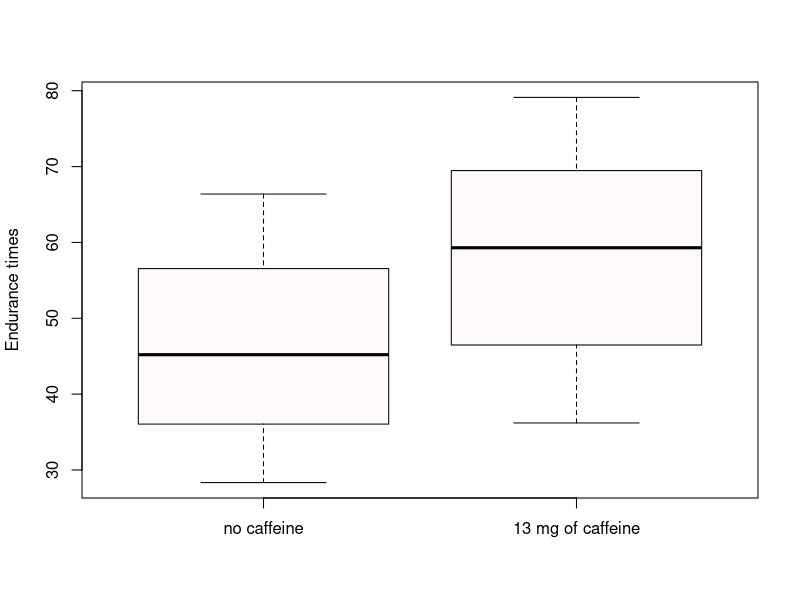
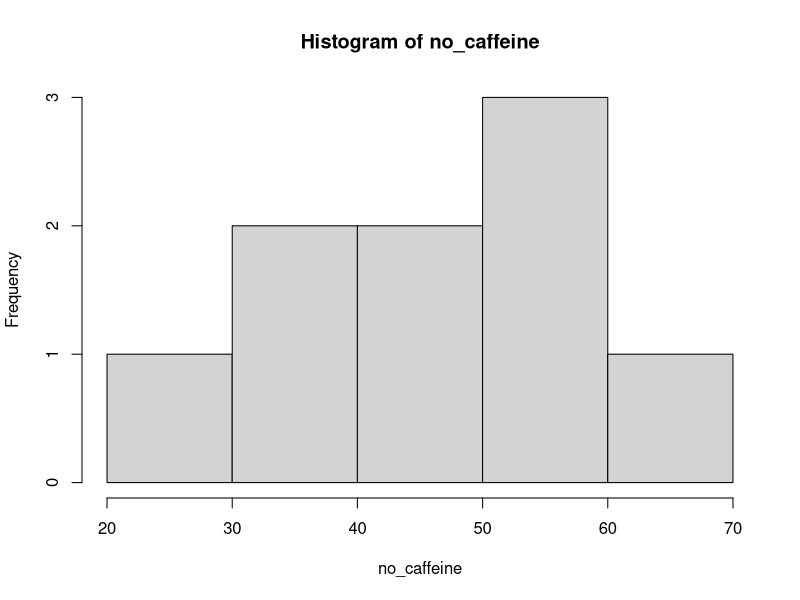
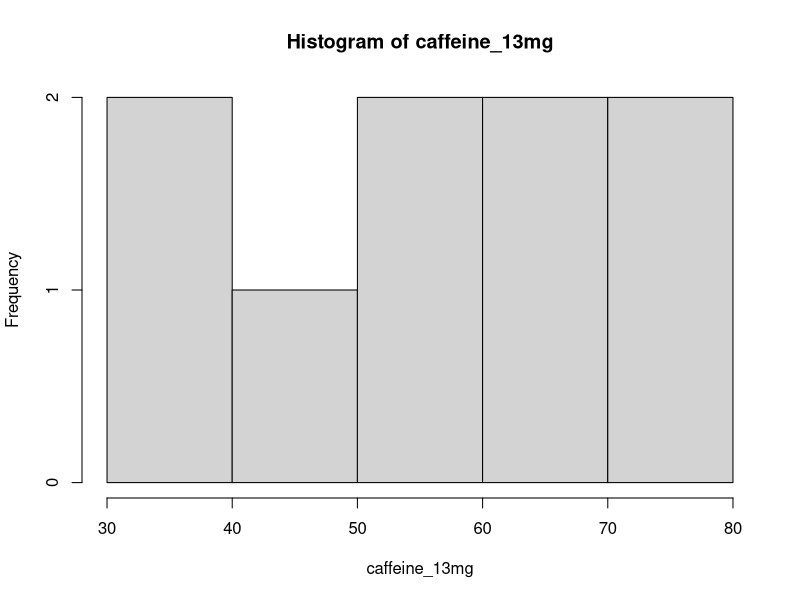
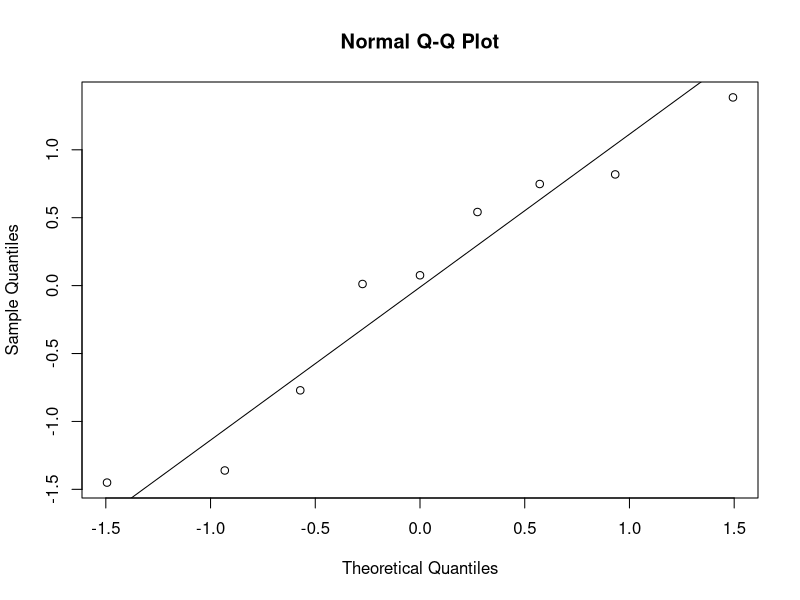
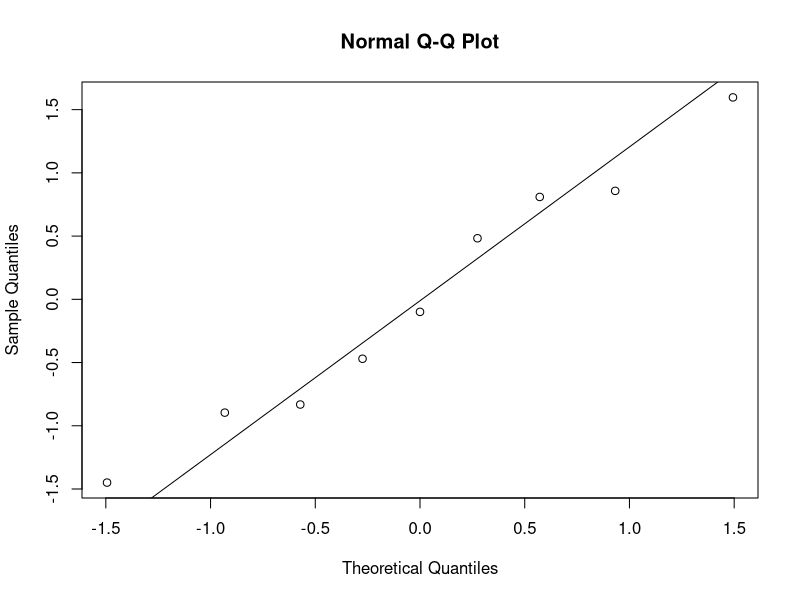

Here is the R script that generated these plots, in order:
# Dataset:  caffeine.dat

# Source: W.J. Pasman, M.A. van Baak, A.E. Jeukendrup, A. de Haan (1995).
# "The Effect of Different Dosages of Caffeine on Endurance Performance Time",
# International Journal of Sports Medicine, Vol. 16, pp225-230.

# Description: Endurance Times for nine well-trained cyclists, on each
# of 4 doses of caffeine (0,5,9,13 mg) with 1 line per subject.

#Packages
library(skimr)
library(readr)
library(ggplot2)

#Dataset
no_caffeine <- c(36.05, 52.47, 56.55, 45.2, 35.25, 66.38, 40.57, 57.15, 28.34)
caffeine_13mg <- c(37.55, 59.3, 79.12, 58.33, 70.54, 69.47, 46.48, 66.35, 36.2)
ds03 <- data.frame(no_caffeine, caffeine_13mg)

#Sample caracteristics
skim(no_caffeine)
skim(caffeine_13mg)

##Boxplot
boxplot(no_caffeine, caffeine_13mg, 
        names=c("no caffeine", "13 mg of caffeine"),
        ylab="Endurance times", 
        col=c("snow", "snow"))

##Histogram
hist(no_caffeine)
hist(caffeine_13mg)

#Data Gaussian Evaluation
scaled_no_caffeine <- scale(no_caffeine)
scaled_caffeine_13mg <- scale(caffeine_13mg)

qqnorm(scaled_caffeine_13mg); qqline(scaled_caffeine_13mg)
qqnorm(scaled_no_caffeine); qqline(scaled_no_caffeine)


shapiro.test(scaled_caffeine_13mg)
shapiro.test(scaled_no_caffeine)

# T Test Paired Sample with equal variances - H0:miu1-miu2=d vs H1: miu1-miu2!=d
t.test(no_caffeine, caffeine_13mg, paired = TRUE)
## Or
d = no_caffeine - caffeine_13mg
t.test(d)
# Reject H0, miu1 < miu2